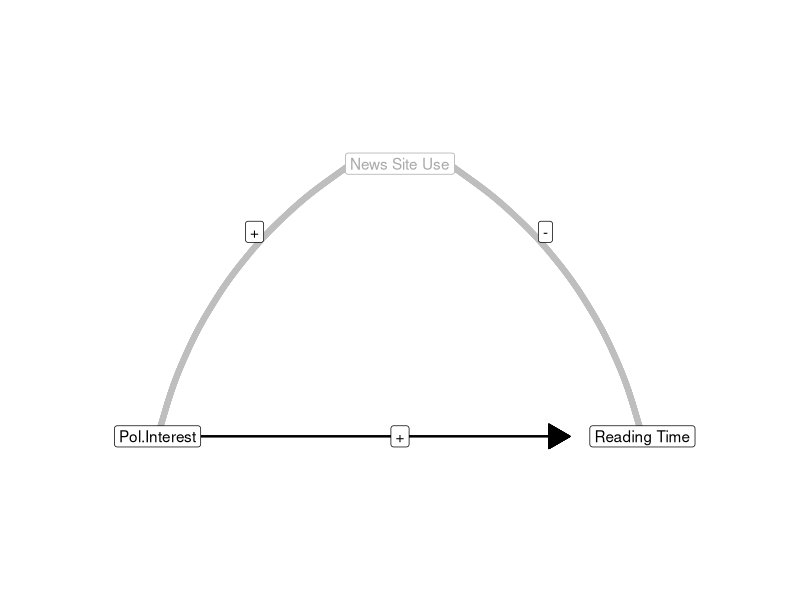
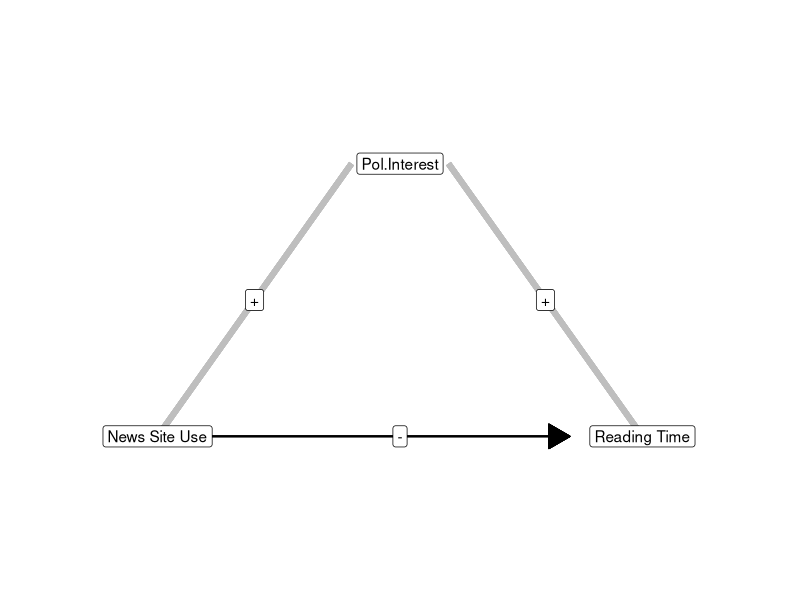
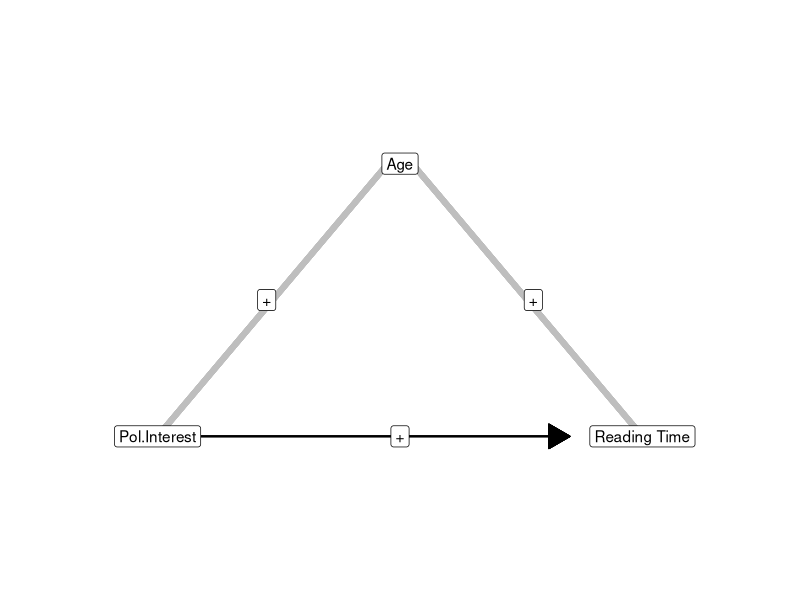
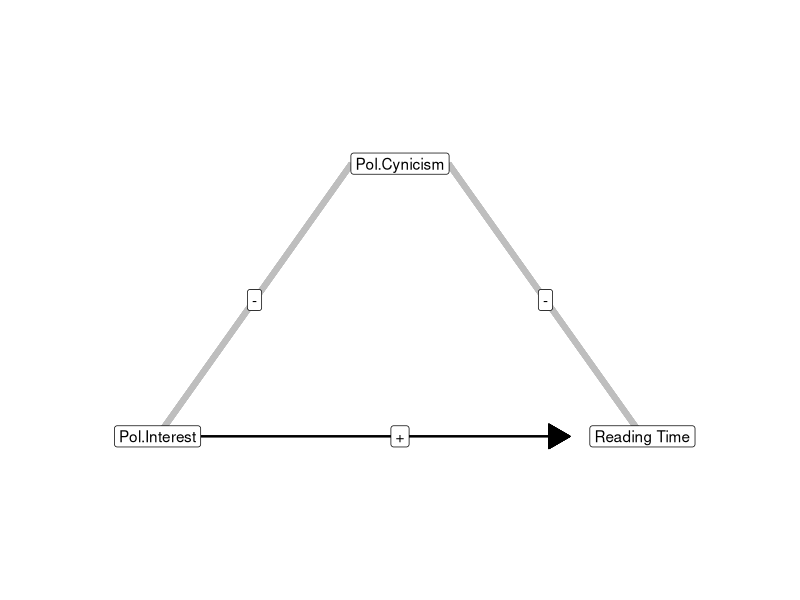

The R script that drew these images, in order:
## ---- chunk 1
knitr::include_url("https://www.youtube.com/embed/AbGUdp9fTRU", height = "360px")
## ---- chunk 2
# Goal: Show that regression coefficients change if new predictors are added to
# the regression model.
# For outcome Newspaper Reading Time, display the standardized simple
# (=bivariate) regression coefficients and their 95% confidence intervals of
# predictors Age, Education, Pol. Interest, and News Site Use as gray fat lines
# and dots. Allow the user to add (and remove) predictors to a multiple
# regression model (if possible, by clicking on the predictor's name; if too
# complicated to program, add list of predictors with checkboxes). On selection,
# display and update the standardized regression coefficients of the predictors
# that are included in the model, which are represented as thin blue lines and
# dots.
# Standardized coefficients that are in line with the example data file
# readers.sav:
# Age (simple): 0.88 [0.83; 0.94]
# Age with Educ: 0.89 [0.83; 0.94]
# Age with PolInt: 0.88 [0.83; 0.93]
# Age with News: 0.72 [0.59; 0.85]
# Age with Educ, PolInt: 0.88 [0.83; 0.93]
# Age with Educ, News: 0.71 [0.58; 0.84]
# Age with PolInt, News: 0.67 [0.53; 0.80]
# Age with Educ, PolInt, News: 0.67 [0.53; 0.80] 
# Education (simple): -0.12 [-0.23; -0.01]
# Education with Age: .01 [-0.05; 0.06]
# Education with PolInt: -0.17 [-0.29; -0.06]
# Education with News: 0.06 [0.00; 0.13]
# Education with Age, PolInt: -0.01 [-0.06; 0.05]
# Education with Age, News: 0.02 [-0.03; 0.08]
# Education with PolInt, News: 0.02 [-0.04; 0.08]
# Education with Age, PolInt, News: 0.01 [-0.05; 0.06]
# Pol. Interest (simple): 0.14 [0.03; 0.25]
# PolInt with Age: 0.04 [-0.01; 0.09]
# PolInt with Educ: 0.19 [0.08; 0.30]
# PolInt with News: 0.15 [0.09; 0.21]
# PolInt with Age, Educ: .0.04 [-0.01; 0.10]
# PolInt with Age, News: 0.04 [0.01; 0.07]
# PolInt with Educ, News: 0.14 [0.08; 0.20]
# PolInt with Age, Educ, News: 0.07 [0.01; 0.12]
# News Site Use (simple): -0.84 [-0.90; -0.78]
# News Site Use with Age: -0.18 [-0.31; -0.05]
# News Site Use with Educ: -0.85 [-0.92; -0.79]
# News Site Use with PolInt: -0.84 [-0.90; -0.78]
# News Site Use with Age, Educ: -0.19 [-0.33; -0.06]
# News Site Use with Age, PolInt: -0.23 [-0.36; -0.09]
# News Site Use with Educ, PolInt: -0.85 [-0.91; -0.79]
# News Site Use with Age, Educ, PolInt: -0.23 [-0.37; -0.09]
knitr::include_app("http://82.196.4.233:3838/apps/mediation-multipleregression/", height="405px")
## ---- chunk 3
# Goal: Show that a regression coefficient changes more if the new predictor is more strongly correlated with the old predictor and dependent variable, hence, the indirect correlation is stronger.
# Display the simple (standardized) regression coefficient as a black arrow from Pol.Interest to Reading Time with the width of the arrow corresponding to the size of the effect. Label arrow with "Simple: 0.14" and "Partial: ?". Add Age, Education, and News Site Use as confounders (gray), linked by gray lines with both Pol.Interest and Reading Time. Line widths represent and are labeled with the size of correlations. Allow the user to select one confounder at a time. Display this confounder and its lines to Age and Reading Time in blue and add a (semi-tranparent) blue arrow from Pol.Interest to reading Time on top of the black arrow with its width corresponding to the partial effect when controlling for the selected confounder.
# Correlations and standardized coefficients that are in line with the example data file readers.sav:
# Pol. Interest - Age: 0.12
# Pol. Interest - Educ: 0.28
# Pol. Interest - News: 0.01
# Reading Time - Age: 0.88
# Reading Time - Educ: -0.12
# Reading Time - News: -0.84
# Pol. Interest -> Reading Time (simple): 0.14
# Pol. Interest -> Reading Time with Age: 0.04
# Pol. Interest -> Reading Time with Educ: 0.19
# Pol. Interest -> Reading Time with News: 0.15
knitr::include_app("http://82.196.4.233:3838/apps/mediation-indirectcorrelation/", height="305px")
## ---- chunk 4
# Goal: Intuitive understanding of how the pattern of correlation/effect
# directions (signs) relates to decrease or increase of partial effect sizes.
# Adjust app mediation-indirectcorrelation: Add Pol.Cynicism as a fourth
# confounder (r is -0.18 with political interest and -0.14 with reading time).
# Colour negative correlations red instead of blue if the associated confouder
# is selected. This helps to discover that a positive indirect correlation
# (blue-blue or red-red) decreases the partial effect whereas a negative
# indirect correlation (blue-red) increases it.
knitr::include_app("http://82.196.4.233:3838/apps/mediation-confoundertypes/", height="305px")
## ---- chunk 5
library(ggplot2)
# Create coordinates for the variable names.
variables <- data.frame(x = c(0.3, 0.38, 0.5, 0.62, 0.7, 0.5), 
                        y = c(.1, .25, .3, .25, .1, .1),
                        label = c("Pol.Interest", "+", "News Site Use", "-", "Reading Time", "+"),
                        color = c("black", "black", "grey", "black", "black", "black"))
ggplot(variables, aes(x, y)) + 
  #regression effect
  geom_segment(aes(x = variables$x[1], y = variables$y[1], xend = variables$x[5] - 0.06, yend = variables$y[1]), arrow = arrow(length = unit(0.04, "npc"), type = "closed")) + 
  #correlation between predictor and confounder
  geom_curve(aes(x = variables$x[1], y = variables$y[1], xend = variables$x[3] - 0.04, yend = variables$y[3]), size = 2, colour = "grey", curvature = -0.2) + 
  #correlation between confounder and outcome
  geom_curve(aes(x = variables$x[3] + 0.04, y = variables$y[3], xend = variables$x[5], yend = variables$y[5]), size = 2, colour = "grey", curvature = -0.2) + 
  geom_label(aes(label=label, color = color), show.legend = FALSE) + 
  scale_color_manual(values = c("black" = "black", "grey" = "darkgrey")) +
  coord_cartesian(xlim = c(0.2, 0.8), ylim = c(0, 0.4)) +
  theme_void()
# Cleanup.
rm(variables)
## ---- chunk 6
library(ggplot2)
# Create coordinates for the variable names.
variables <- data.frame(x = c(0.3, 0.38, 0.5, 0.62, 0.7, 0.5), 
                        y = c(.1, .2, .3, .2, .1, .1),
                        label = c("News Site Use", "+", "Pol.Interest", "+", "Reading Time", "-"))
ggplot(variables, aes(x, y)) + 
  geom_segment(aes(x = variables$x[1], y = variables$y[1], xend = variables$x[5] - 0.06, yend = variables$y[1]), arrow = arrow(length = unit(0.04, "npc"), type = "closed")) + 
  geom_segment(aes(x = variables$x[1], y = variables$y[1], xend = variables$x[3] - 0.04, yend = variables$y[3]), size = 2, colour = "grey") + 
  geom_segment(aes(x = variables$x[3] + 0.04, y = variables$y[3], xend = variables$x[5], yend = variables$y[5]), size = 2, colour = "grey") + 
  geom_label(aes(label=label)) + 
  coord_cartesian(xlim = c(0.2, 0.8), ylim = c(0, 0.4)) +
  theme_void()
# Cleanup.
rm(variables)
## ---- chunk 7
library(ggplot2)
# Create coordinates for the variable names.
variables <- data.frame(x = c(0.3, 0.39, 0.5, 0.61, 0.7, 0.5), 
                        y = c(.1, .2, .3, .2, .1, .1),
                        label = c("Pol.Interest", "+", "Age", "+", "Reading Time", "+"))
ggplot(variables, aes(x, y)) + 
  geom_segment(aes(x = variables$x[1], y = variables$y[1], xend = variables$x[5] - 0.06, yend = variables$y[1]), arrow = arrow(length = unit(0.04, "npc"), type = "closed")) + 
  geom_segment(aes(x = variables$x[1], y = variables$y[1], xend = variables$x[3] - 0.01, yend = variables$y[3]), size = 2, colour = "grey") + 
  geom_segment(aes(x = variables$x[3] + 0.01, y = variables$y[3], xend = variables$x[5], yend = variables$y[5]), size = 2, colour = "grey") + 
  geom_label(aes(label=label)) + 
  coord_cartesian(xlim = c(0.2, 0.8), ylim = c(0, 0.4)) +
  theme_void()
# Cleanup.
rm(variables)
## ---- chunk 8
library(ggplot2)
# Create coordinates for the variable names.
variables <- data.frame(x = c(0.3, 0.38, 0.5, 0.62, 0.7, 0.5), 
                        y = c(.1, .2, .3, .2, .1, .1),
                        label = c("Pol.Interest", "-", "Pol.Cynicism", "-", "Reading Time", "+"))
ggplot(variables, aes(x, y)) + 
  geom_segment(aes(x = variables$x[1], y = variables$y[1], xend = variables$x[5] - 0.06, yend = variables$y[1]), arrow = arrow(length = unit(0.04, "npc"), type = "closed")) + 
  geom_segment(aes(x = variables$x[1], y = variables$y[1], xend = variables$x[3] - 0.04, yend = variables$y[3]), size = 2, colour = "grey") + 
  geom_segment(aes(x = variables$x[3] + 0.04, y = variables$y[3], xend = variables$x[5], yend = variables$y[5]), size = 2, colour = "grey") + 
  geom_label(aes(label=label)) + 
  coord_cartesian(xlim = c(0.2, 0.8), ylim = c(0, 0.4)) +
  theme_void()
# Cleanup.
rm(variables)
## ---- chunk 9
knitr::include_url("https://www.youtube.com/embed/Du2mzxWifCM", height = "360px")
# "stepwise" regression: Add predictors in blocks (and leave Method at Enter) if you want to specify the order in which predictors are added to the model.
# Note: basic regression video in Ch. 4, checking assumptions (and plotting regression line) video in Ch. 8.

# Goal: Add predictors one by one to a regression model, to identify confounders.
# Example: readers.sav, predict average newspaper reading time by news site use, education, and age.
# SPSS menu: linear regression, method Enter
# Interpret output: compare R2 and regression coefficients between models.
# Check assumptions: See other video.
## ---- chunk 10
# Goal: Intuitive understanding of how the pattern of correlation/effect
# directions (signs) relates to decrease or increase of partial effect sizes.
# Adjust app mediation-indirectcorrelation: Add Pol.Cynicism as a fourth
# confounder (r is -0.18 with political interest and -0.14 with reading time).
# Colour negative correlations red instead of blue if the associated confouder
# is selected. This helps to discover that a positive indirect correlation
# (blue-blue or red-red) decreases the partial effect whereas a negative
# indirect correlation (blue-red) increases it.
knitr::include_app("http://82.196.4.233:3838/apps/mediation-confoundertypes/", height="305px")
